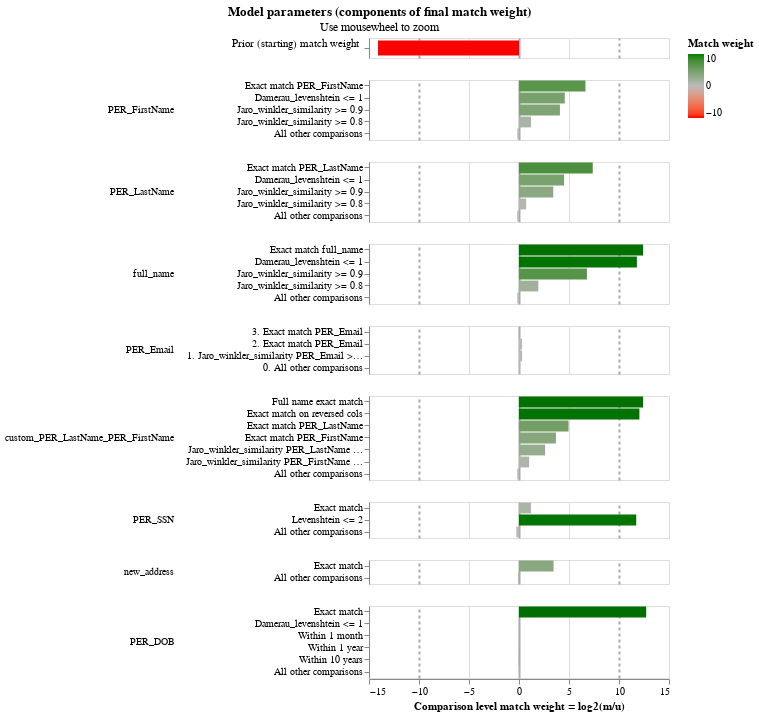

Source (notebook cell):
### Code cell
linker.match_weights_chart()
